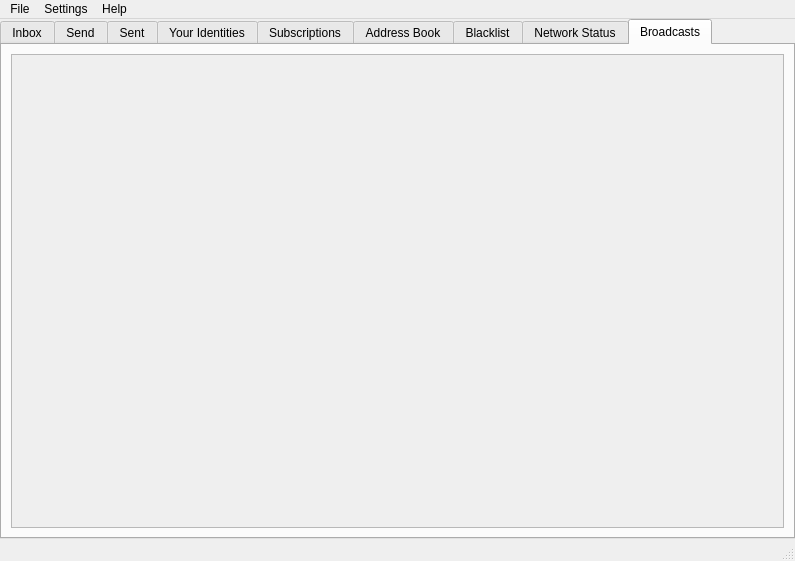
<?xml version="1.0" encoding="UTF-8"?>
<ui version="4.0">
 <class>MainWindow</class>
 <widget class="QMainWindow" name="MainWindow">
  <property name="geometry">
   <rect>
    <x>0</x>
    <y>0</y>
    <width>795</width>
    <height>561</height>
   </rect>
  </property>
  <property name="windowTitle">
   <string>Bitmessage</string>
  </property>
  <property name="windowIcon">
   <iconset resource="bitmessage_icons.qrc">
    <normaloff>:/newPrefix/images/can-icon-24px.png</normaloff>:/newPrefix/images/can-icon-24px.png</iconset>
  </property>
  <property name="tabShape">
   <enum>QTabWidget::Rounded</enum>
  </property>
  <widget class="QWidget" name="centralwidget">
   <layout class="QGridLayout" name="gridLayout">
    <property name="margin">
     <number>0</number>
    </property>
    <item row="0" column="0">
     <widget class="QTabWidget" name="tabWidget">
      <property name="sizePolicy">
       <sizepolicy hsizetype="Expanding" vsizetype="Expanding">
        <horstretch>0</horstretch>
        <verstretch>0</verstretch>
       </sizepolicy>
      </property>
      <property name="minimumSize">
       <size>
        <width>0</width>
        <height>0</height>
       </size>
      </property>
      <property name="baseSize">
       <size>
        <width>0</width>
        <height>0</height>
       </size>
      </property>
      <property name="font">
       <font>
        <pointsize>9</pointsize>
       </font>
      </property>
      <property name="tabPosition">
       <enum>QTabWidget::North</enum>
      </property>
      <property name="tabShape">
       <enum>QTabWidget::Rounded</enum>
      </property>
      <property name="currentIndex">
       <number>8</number>
      </property>
      <widget class="QWidget" name="inbox">
       <attribute name="icon">
        <iconset resource="bitmessage_icons.qrc">
         <normaloff>:/newPrefix/images/inbox.png</normaloff>:/newPrefix/images/inbox.png</iconset>
       </attribute>
       <attribute name="title">
        <string>Inbox</string>
       </attribute>
       <layout class="QVBoxLayout" name="verticalLayout_2">
        <item>
         <widget class="QTableWidget" name="tableWidgetInbox">
          <property name="alternatingRowColors">
           <bool>true</bool>
          </property>
          <property name="selectionMode">
           <enum>QAbstractItemView::ExtendedSelection</enum>
          </property>
          <property name="selectionBehavior">
           <enum>QAbstractItemView::SelectRows</enum>
          </property>
          <property name="sortingEnabled">
           <bool>true</bool>
          </property>
          <property name="wordWrap">
           <bool>false</bool>
          </property>
          <attribute name="horizontalHeaderCascadingSectionResizes">
           <bool>true</bool>
          </attribute>
          <attribute name="horizontalHeaderDefaultSectionSize">
           <number>200</number>
          </attribute>
          <attribute name="horizontalHeaderHighlightSections">
           <bool>false</bool>
          </attribute>
          <attribute name="horizontalHeaderMinimumSectionSize">
           <number>27</number>
          </attribute>
          <attribute name="horizontalHeaderShowSortIndicator" stdset="0">
           <bool>false</bool>
          </attribute>
          <attribute name="horizontalHeaderStretchLastSection">
           <bool>true</bool>
          </attribute>
          <attribute name="verticalHeaderVisible">
           <bool>false</bool>
          </attribute>
          <attribute name="verticalHeaderDefaultSectionSize">
           <number>26</number>
          </attribute>
          <column>
           <property name="text">
            <string>To</string>
           </property>
          </column>
          <column>
           <property name="text">
            <string>From</string>
           </property>
          </column>
          <column>
           <property name="text">
            <string>Subject</string>
           </property>
          </column>
          <column>
           <property name="text">
            <string>Received</string>
           </property>
          </column>
         </widget>
        </item>
        <item>
         <widget class="QTextEdit" name="textEditInboxMessage">
          <property name="baseSize">
           <size>
            <width>0</width>
            <height>500</height>
           </size>
          </property>
         </widget>
        </item>
       </layout>
      </widget>
      <widget class="QWidget" name="send">
       <attribute name="icon">
        <iconset resource="bitmessage_icons.qrc">
         <normaloff>:/newPrefix/images/send.png</normaloff>:/newPrefix/images/send.png</iconset>
       </attribute>
       <attribute name="title">
        <string>Send</string>
       </attribute>
       <layout class="QGridLayout" name="gridLayout_2">
        <item row="3" column="1">
         <widget class="QLineEdit" name="lineEditTo"/>
        </item>
        <item row="4" column="0">
         <widget class="QLabel" name="label_3">
          <property name="text">
           <string>Subject:</string>
          </property>
         </widget>
        </item>
        <item row="6" column="0">
         <spacer name="verticalSpacer">
          <property name="orientation">
           <enum>Qt::Vertical</enum>
          </property>
          <property name="sizeHint" stdset="0">
           <size>
            <width>20</width>
            <height>297</height>
           </size>
          </property>
         </spacer>
        </item>
        <item row="2" column="0">
         <widget class="QLabel" name="label_2">
          <property name="text">
           <string>From:</string>
          </property>
         </widget>
        </item>
        <item row="2" column="1">
         <widget class="QComboBox" name="comboBoxSendFrom"/>
        </item>
        <item row="5" column="0">
         <widget class="QLabel" name="label_4">
          <property name="text">
           <string>Message:</string>
          </property>
         </widget>
        </item>
        <item row="3" column="0">
         <widget class="QLabel" name="label">
          <property name="text">
           <string>To:</string>
          </property>
         </widget>
        </item>
        <item row="1" column="1" colspan="3">
         <widget class="QRadioButton" name="radioButtonBroadcast">
          <property name="text">
           <string>Broadcast to everyone who is subscribed to your address</string>
          </property>
         </widget>
        </item>
        <item row="3" column="2" colspan="2">
         <widget class="QPushButton" name="pushButtonLoadFromAddressBook">
          <property name="font">
           <font>
            <pointsize>7</pointsize>
           </font>
          </property>
          <property name="text">
           <string>Load from Address book</string>
          </property>
         </widget>
        </item>
        <item row="6" column="6">
         <spacer name="horizontalSpacer_4">
          <property name="orientation">
           <enum>Qt::Horizontal</enum>
          </property>
          <property name="sizeHint" stdset="0">
           <size>
            <width>28</width>
            <height>20</height>
           </size>
          </property>
         </spacer>
        </item>
        <item row="0" column="1">
         <widget class="QRadioButton" name="radioButtonSpecific">
          <property name="text">
           <string>Send to one or more specific people</string>
          </property>
          <property name="checked">
           <bool>true</bool>
          </property>
         </widget>
        </item>
        <item row="3" column="4">
         <spacer name="horizontalSpacer_6">
          <property name="orientation">
           <enum>Qt::Horizontal</enum>
          </property>
          <property name="sizeHint" stdset="0">
           <size>
            <width>20</width>
            <height>20</height>
           </size>
          </property>
         </spacer>
        </item>
        <item row="7" column="5">
         <widget class="QPushButton" name="pushButtonSend">
          <property name="text">
           <string>Send</string>
          </property>
         </widget>
        </item>
        <item row="7" column="4">
         <spacer name="horizontalSpacer_3">
          <property name="orientation">
           <enum>Qt::Horizontal</enum>
          </property>
          <property name="sizeHint" stdset="0">
           <size>
            <width>192</width>
            <height>20</height>
           </size>
          </property>
         </spacer>
        </item>
        <item row="4" column="1" colspan="5">
         <widget class="QLineEdit" name="lineEditSubject">
          <property name="text">
           <string/>
          </property>
         </widget>
        </item>
        <item row="5" column="1" rowspan="2" colspan="5">
         <widget class="QTextEdit" name="textEditMessage">
          <property name="html">
           <string>&lt;!DOCTYPE HTML PUBLIC &quot;-//W3C//DTD HTML 4.0//EN&quot; &quot;http://www.w3.org/TR/REC-html40/strict.dtd&quot;&gt;
&lt;html&gt;&lt;head&gt;&lt;meta name=&quot;qrichtext&quot; content=&quot;1&quot; /&gt;&lt;style type=&quot;text/css&quot;&gt;
p, li { white-space: pre-wrap; }
&lt;/style&gt;&lt;/head&gt;&lt;body style=&quot; font-family:'Lucida Grande'; font-size:9pt; font-weight:400; font-style:normal;&quot;&gt;
&lt;p style=&quot;-qt-paragraph-type:empty; margin-top:0px; margin-bottom:0px; margin-left:0px; margin-right:0px; -qt-block-indent:0; text-indent:0px; font-family:'MS Shell Dlg 2';&quot;&gt;&lt;br /&gt;&lt;/p&gt;&lt;/body&gt;&lt;/html&gt;</string>
          </property>
         </widget>
        </item>
        <item row="2" column="2" colspan="3">
         <widget class="QLabel" name="labelFrom">
          <property name="text">
           <string/>
          </property>
         </widget>
        </item>
       </layout>
      </widget>
      <widget class="QWidget" name="sent">
       <attribute name="icon">
        <iconset resource="bitmessage_icons.qrc">
         <normaloff>:/newPrefix/images/sent.png</normaloff>:/newPrefix/images/sent.png</iconset>
       </attribute>
       <attribute name="title">
        <string>Sent</string>
       </attribute>
       <layout class="QVBoxLayout" name="verticalLayout">
        <item>
         <widget class="QTableWidget" name="tableWidgetSent">
          <property name="dragDropMode">
           <enum>QAbstractItemView::DragDrop</enum>
          </property>
          <property name="alternatingRowColors">
           <bool>true</bool>
          </property>
          <property name="selectionMode">
           <enum>QAbstractItemView::ExtendedSelection</enum>
          </property>
          <property name="selectionBehavior">
           <enum>QAbstractItemView::SelectRows</enum>
          </property>
          <property name="sortingEnabled">
           <bool>true</bool>
          </property>
          <property name="wordWrap">
           <bool>false</bool>
          </property>
          <attribute name="horizontalHeaderCascadingSectionResizes">
           <bool>true</bool>
          </attribute>
          <attribute name="horizontalHeaderDefaultSectionSize">
           <number>130</number>
          </attribute>
          <attribute name="horizontalHeaderHighlightSections">
           <bool>false</bool>
          </attribute>
          <attribute name="horizontalHeaderShowSortIndicator" stdset="0">
           <bool>false</bool>
          </attribute>
          <attribute name="horizontalHeaderStretchLastSection">
           <bool>true</bool>
          </attribute>
          <attribute name="verticalHeaderVisible">
           <bool>false</bool>
          </attribute>
          <attribute name="verticalHeaderStretchLastSection">
           <bool>false</bool>
          </attribute>
          <column>
           <property name="text">
            <string>To</string>
           </property>
          </column>
          <column>
           <property name="text">
            <string>From</string>
           </property>
          </column>
          <column>
           <property name="text">
            <string>Subject</string>
           </property>
          </column>
          <column>
           <property name="text">
            <string>Status</string>
           </property>
          </column>
         </widget>
        </item>
        <item>
         <widget class="QTextEdit" name="textEditSentMessage"/>
        </item>
       </layout>
      </widget>
      <widget class="QWidget" name="youridentities">
       <attribute name="icon">
        <iconset resource="bitmessage_icons.qrc">
         <normaloff>:/newPrefix/images/identities.png</normaloff>:/newPrefix/images/identities.png</iconset>
       </attribute>
       <attribute name="title">
        <string>Your Identities</string>
       </attribute>
       <layout class="QGridLayout" name="gridLayout_3">
        <item row="0" column="0">
         <widget class="QPushButton" name="pushButtonNewAddress">
          <property name="text">
           <string>New</string>
          </property>
         </widget>
        </item>
        <item row="0" column="1">
         <spacer name="horizontalSpacer">
          <property name="orientation">
           <enum>Qt::Horizontal</enum>
          </property>
          <property name="sizeHint" stdset="0">
           <size>
            <width>689</width>
            <height>20</height>
           </size>
          </property>
         </spacer>
        </item>
        <item row="1" column="0" colspan="2">
         <widget class="QTableWidget" name="tableWidgetYourIdentities">
          <property name="frameShadow">
           <enum>QFrame::Sunken</enum>
          </property>
          <property name="lineWidth">
           <number>1</number>
          </property>
          <property name="alternatingRowColors">
           <bool>true</bool>
          </property>
          <property name="selectionMode">
           <enum>QAbstractItemView::SingleSelection</enum>
          </property>
          <property name="selectionBehavior">
           <enum>QAbstractItemView::SelectRows</enum>
          </property>
          <property name="sortingEnabled">
           <bool>true</bool>
          </property>
          <attribute name="horizontalHeaderCascadingSectionResizes">
           <bool>true</bool>
          </attribute>
          <attribute name="horizontalHeaderDefaultSectionSize">
           <number>346</number>
          </attribute>
          <attribute name="horizontalHeaderMinimumSectionSize">
           <number>52</number>
          </attribute>
          <attribute name="horizontalHeaderShowSortIndicator" stdset="0">
           <bool>true</bool>
          </attribute>
          <attribute name="horizontalHeaderStretchLastSection">
           <bool>true</bool>
          </attribute>
          <attribute name="verticalHeaderVisible">
           <bool>false</bool>
          </attribute>
          <attribute name="verticalHeaderDefaultSectionSize">
           <number>26</number>
          </attribute>
          <attribute name="verticalHeaderShowSortIndicator" stdset="0">
           <bool>false</bool>
          </attribute>
          <attribute name="verticalHeaderStretchLastSection">
           <bool>false</bool>
          </attribute>
          <column>
           <property name="text">
            <string>Label (not shown to anyone)</string>
           </property>
           <property name="font">
            <font>
             <kerning>true</kerning>
            </font>
           </property>
          </column>
          <column>
           <property name="text">
            <string>Address</string>
           </property>
          </column>
          <column>
           <property name="text">
            <string>Stream</string>
           </property>
          </column>
         </widget>
        </item>
       </layout>
      </widget>
      <widget class="QWidget" name="subscriptions">
       <attribute name="icon">
        <iconset resource="bitmessage_icons.qrc">
         <normaloff>:/newPrefix/images/subscriptions.png</normaloff>:/newPrefix/images/subscriptions.png</iconset>
       </attribute>
       <attribute name="title">
        <string>Subscriptions</string>
       </attribute>
       <layout class="QGridLayout" name="gridLayout_4">
        <item row="0" column="0" colspan="2">
         <widget class="QLabel" name="label_5">
          <property name="text">
           <string>Here you can subscribe to 'broadcast messages' that are sent by other users. Messages will appear in your Inbox. Addresses here override those on the Blacklist tab.</string>
          </property>
          <property name="wordWrap">
           <bool>true</bool>
          </property>
         </widget>
        </item>
        <item row="1" column="0">
         <widget class="QPushButton" name="pushButtonAddSubscription">
          <property name="text">
           <string>Add</string>
          </property>
         </widget>
        </item>
        <item row="1" column="1">
         <spacer name="horizontalSpacer_2">
          <property name="orientation">
           <enum>Qt::Horizontal</enum>
          </property>
          <property name="sizeHint" stdset="0">
           <size>
            <width>689</width>
            <height>20</height>
           </size>
          </property>
         </spacer>
        </item>
        <item row="2" column="0" colspan="2">
         <widget class="QTableWidget" name="tableWidgetSubscriptions">
          <property name="alternatingRowColors">
           <bool>true</bool>
          </property>
          <property name="selectionMode">
           <enum>QAbstractItemView::SingleSelection</enum>
          </property>
          <property name="selectionBehavior">
           <enum>QAbstractItemView::SelectRows</enum>
          </property>
          <property name="sortingEnabled">
           <bool>true</bool>
          </property>
          <attribute name="horizontalHeaderCascadingSectionResizes">
           <bool>true</bool>
          </attribute>
          <attribute name="horizontalHeaderDefaultSectionSize">
           <number>400</number>
          </attribute>
          <attribute name="horizontalHeaderHighlightSections">
           <bool>false</bool>
          </attribute>
          <attribute name="horizontalHeaderShowSortIndicator" stdset="0">
           <bool>false</bool>
          </attribute>
          <attribute name="horizontalHeaderStretchLastSection">
           <bool>true</bool>
          </attribute>
          <attribute name="verticalHeaderVisible">
           <bool>false</bool>
          </attribute>
          <column>
           <property name="text">
            <string>Label</string>
           </property>
          </column>
          <column>
           <property name="text">
            <string>Address</string>
           </property>
          </column>
         </widget>
        </item>
       </layout>
      </widget>
      <widget class="QWidget" name="addressbook">
       <attribute name="icon">
        <iconset resource="bitmessage_icons.qrc">
         <normaloff>:/newPrefix/images/addressbook.png</normaloff>:/newPrefix/images/addressbook.png</iconset>
       </attribute>
       <attribute name="title">
        <string>Address Book</string>
       </attribute>
       <layout class="QGridLayout" name="gridLayout_5">
        <item row="0" column="0" colspan="2">
         <widget class="QLabel" name="label_6">
          <property name="text">
           <string>The Address book is useful for adding names or labels to other people's Bitmessage addresses so that you can recognize them more easily in your inbox. You can add entries here using the 'Add' button, or from your inbox by right-clicking on a message.</string>
          </property>
          <property name="wordWrap">
           <bool>true</bool>
          </property>
         </widget>
        </item>
        <item row="1" column="0">
         <widget class="QPushButton" name="pushButtonAddAddressBook">
          <property name="text">
           <string>Add</string>
          </property>
         </widget>
        </item>
        <item row="1" column="1">
         <spacer name="horizontalSpacer_5">
          <property name="orientation">
           <enum>Qt::Horizontal</enum>
          </property>
          <property name="sizeHint" stdset="0">
           <size>
            <width>689</width>
            <height>20</height>
           </size>
          </property>
         </spacer>
        </item>
        <item row="2" column="0" colspan="2">
         <widget class="QTableWidget" name="tableWidgetAddressBook">
          <property name="alternatingRowColors">
           <bool>true</bool>
          </property>
          <property name="selectionMode">
           <enum>QAbstractItemView::ExtendedSelection</enum>
          </property>
          <property name="selectionBehavior">
           <enum>QAbstractItemView::SelectRows</enum>
          </property>
          <property name="sortingEnabled">
           <bool>true</bool>
          </property>
          <attribute name="horizontalHeaderCascadingSectionResizes">
           <bool>true</bool>
          </attribute>
          <attribute name="horizontalHeaderDefaultSectionSize">
           <number>400</number>
          </attribute>
          <attribute name="horizontalHeaderHighlightSections">
           <bool>false</bool>
          </attribute>
          <attribute name="horizontalHeaderStretchLastSection">
           <bool>true</bool>
          </attribute>
          <attribute name="verticalHeaderVisible">
           <bool>false</bool>
          </attribute>
          <column>
           <property name="text">
            <string>Name or Label</string>
           </property>
          </column>
          <column>
           <property name="text">
            <string>Address</string>
           </property>
          </column>
         </widget>
        </item>
       </layout>
      </widget>
      <widget class="QWidget" name="blackwhitelist">
       <attribute name="icon">
        <iconset resource="bitmessage_icons.qrc">
         <normaloff>:/newPrefix/images/blacklist.png</normaloff>:/newPrefix/images/blacklist.png</iconset>
       </attribute>
       <attribute name="title">
        <string>Blacklist</string>
       </attribute>
       <layout class="QGridLayout" name="gridLayout_6">
        <item row="0" column="0" colspan="2">
         <widget class="QRadioButton" name="radioButtonBlacklist">
          <property name="text">
           <string>Use a Blacklist (Allow all incoming messages except those on the Blacklist)</string>
          </property>
          <property name="checked">
           <bool>true</bool>
          </property>
         </widget>
        </item>
        <item row="1" column="0" colspan="2">
         <widget class="QRadioButton" name="radioButtonWhitelist">
          <property name="text">
           <string>Use a Whitelist (Block all incoming messages except those on the Whitelist)</string>
          </property>
         </widget>
        </item>
        <item row="2" column="0">
         <widget class="QPushButton" name="pushButtonAddBlacklist">
          <property name="text">
           <string>Add</string>
          </property>
         </widget>
        </item>
        <item row="2" column="1">
         <spacer name="horizontalSpacer_8">
          <property name="orientation">
           <enum>Qt::Horizontal</enum>
          </property>
          <property name="sizeHint" stdset="0">
           <size>
            <width>689</width>
            <height>20</height>
           </size>
          </property>
         </spacer>
        </item>
        <item row="3" column="0" colspan="2">
         <widget class="QTableWidget" name="tableWidgetBlacklist">
          <property name="alternatingRowColors">
           <bool>true</bool>
          </property>
          <property name="selectionMode">
           <enum>QAbstractItemView::SingleSelection</enum>
          </property>
          <property name="selectionBehavior">
           <enum>QAbstractItemView::SelectRows</enum>
          </property>
          <property name="sortingEnabled">
           <bool>true</bool>
          </property>
          <attribute name="horizontalHeaderCascadingSectionResizes">
           <bool>true</bool>
          </attribute>
          <attribute name="horizontalHeaderDefaultSectionSize">
           <number>400</number>
          </attribute>
          <attribute name="horizontalHeaderHighlightSections">
           <bool>false</bool>
          </attribute>
          <attribute name="horizontalHeaderShowSortIndicator" stdset="0">
           <bool>false</bool>
          </attribute>
          <attribute name="horizontalHeaderStretchLastSection">
           <bool>true</bool>
          </attribute>
          <attribute name="verticalHeaderVisible">
           <bool>false</bool>
          </attribute>
          <column>
           <property name="text">
            <string>Name or Label</string>
           </property>
          </column>
          <column>
           <property name="text">
            <string>Address</string>
           </property>
          </column>
         </widget>
        </item>
       </layout>
      </widget>
      <widget class="QWidget" name="networkstatus">
       <attribute name="icon">
        <iconset resource="bitmessage_icons.qrc">
         <normaloff>:/newPrefix/images/networkstatus.png</normaloff>:/newPrefix/images/networkstatus.png</iconset>
       </attribute>
       <attribute name="title">
        <string>Network Status</string>
       </attribute>
       <widget class="QPushButton" name="pushButtonStatusIcon">
        <property name="geometry">
         <rect>
          <x>680</x>
          <y>440</y>
          <width>21</width>
          <height>23</height>
         </rect>
        </property>
        <property name="text">
         <string/>
        </property>
        <property name="icon">
         <iconset resource="bitmessage_icons.qrc">
          <normaloff>:/newPrefix/images/redicon.png</normaloff>:/newPrefix/images/redicon.png</iconset>
        </property>
        <property name="flat">
         <bool>true</bool>
        </property>
       </widget>
       <widget class="QTableWidget" name="tableWidgetConnectionCount">
        <property name="geometry">
         <rect>
          <x>20</x>
          <y>70</y>
          <width>241</width>
          <height>241</height>
         </rect>
        </property>
        <property name="palette">
         <palette>
          <active>
           <colorrole role="Base">
            <brush brushstyle="SolidPattern">
             <color alpha="255">
              <red>212</red>
              <green>208</green>
              <blue>200</blue>
             </color>
            </brush>
           </colorrole>
          </active>
          <inactive>
           <colorrole role="Base">
            <brush brushstyle="SolidPattern">
             <color alpha="255">
              <red>212</red>
              <green>208</green>
              <blue>200</blue>
             </color>
            </brush>
           </colorrole>
          </inactive>
          <disabled>
           <colorrole role="Base">
            <brush brushstyle="SolidPattern">
             <color alpha="255">
              <red>212</red>
              <green>208</green>
              <blue>200</blue>
             </color>
            </brush>
           </colorrole>
          </disabled>
         </palette>
        </property>
        <property name="frameShape">
         <enum>QFrame::Box</enum>
        </property>
        <property name="frameShadow">
         <enum>QFrame::Plain</enum>
        </property>
        <property name="showDropIndicator" stdset="0">
         <bool>false</bool>
        </property>
        <property name="alternatingRowColors">
         <bool>true</bool>
        </property>
        <property name="selectionMode">
         <enum>QAbstractItemView::NoSelection</enum>
        </property>
        <attribute name="horizontalHeaderCascadingSectionResizes">
         <bool>true</bool>
        </attribute>
        <attribute name="horizontalHeaderHighlightSections">
         <bool>false</bool>
        </attribute>
        <attribute name="horizontalHeaderStretchLastSection">
         <bool>true</bool>
        </attribute>
        <attribute name="verticalHeaderVisible">
         <bool>false</bool>
        </attribute>
        <column>
         <property name="text">
          <string>Stream Number</string>
         </property>
        </column>
        <column>
         <property name="text">
          <string>Number of Connections</string>
         </property>
        </column>
       </widget>
       <widget class="QLabel" name="labelTotalConnections">
        <property name="geometry">
         <rect>
          <x>20</x>
          <y>30</y>
          <width>401</width>
          <height>16</height>
         </rect>
        </property>
        <property name="text">
         <string>Total connections: 0</string>
        </property>
       </widget>
       <widget class="QLabel" name="labelStartupTime">
        <property name="geometry">
         <rect>
          <x>320</x>
          <y>110</y>
          <width>331</width>
          <height>20</height>
         </rect>
        </property>
        <property name="text">
         <string>Since startup at asdf:</string>
        </property>
       </widget>
       <widget class="QLabel" name="labelMessageCount">
        <property name="geometry">
         <rect>
          <x>350</x>
          <y>130</y>
          <width>361</width>
          <height>16</height>
         </rect>
        </property>
        <property name="text">
         <string>Processed 0 person-to-person messages.</string>
        </property>
       </widget>
       <widget class="QLabel" name="labelPubkeyCount">
        <property name="geometry">
         <rect>
          <x>350</x>
          <y>170</y>
          <width>331</width>
          <height>16</height>
         </rect>
        </property>
        <property name="text">
         <string>Processed 0 public keys.</string>
        </property>
       </widget>
       <widget class="QLabel" name="labelBroadcastCount">
        <property name="geometry">
         <rect>
          <x>350</x>
          <y>150</y>
          <width>351</width>
          <height>16</height>
         </rect>
        </property>
        <property name="text">
         <string>Processed 0 broadcasts.</string>
        </property>
       </widget>
      </widget>
      <widget class="QWidget" name="broadcaststream">
       <attribute name="title">
        <string>Broadcasts</string>
       </attribute>
       <layout class="QVBoxLayout" name="verticalLayout_3">
        <item>
         <widget class="QScrollArea" name="boadcastStreamScrollArea">
          <property name="widgetResizable">
           <bool>true</bool>
          </property>
          <widget class="QWidget" name="broadcastStreamWidgetContents">
           <property name="geometry">
            <rect>
             <x>0</x>
             <y>0</y>
             <width>763</width>
             <height>463</height>
            </rect>
           </property>
           <layout class="QVBoxLayout" name="verticalLayout_4">
            <property name="geometry" stdset="0">
             <rect>
              <x>0</x>
              <y>0</y>
              <width>763</width>
              <height>463</height>
             </rect>
            </property>
           </layout>
          </widget>
         </widget>
        </item>
       </layout>
      </widget>
     </widget>
    </item>
   </layout>
  </widget>
  <widget class="QMenuBar" name="menubar">
   <property name="geometry">
    <rect>
     <x>0</x>
     <y>0</y>
     <width>795</width>
     <height>22</height>
    </rect>
   </property>
   <widget class="QMenu" name="menuFile">
    <property name="title">
     <string>File</string>
    </property>
    <addaction name="actionManageKeys"/>
    <addaction name="actionRegenerateDeterministicAddresses"/>
    <addaction name="actionExit"/>
   </widget>
   <widget class="QMenu" name="menuSettings">
    <property name="title">
     <string>Settings</string>
    </property>
    <addaction name="actionSettings"/>
   </widget>
   <widget class="QMenu" name="menuHelp">
    <property name="title">
     <string>Help</string>
    </property>
    <addaction name="actionHelp"/>
    <addaction name="actionAbout"/>
   </widget>
   <addaction name="menuFile"/>
   <addaction name="menuSettings"/>
   <addaction name="menuHelp"/>
  </widget>
  <widget class="QStatusBar" name="statusbar">
   <property name="maximumSize">
    <size>
     <width>16777215</width>
     <height>22</height>
    </size>
   </property>
  </widget>
  <action name="actionImport_keys">
   <property name="text">
    <string>Import keys</string>
   </property>
  </action>
  <action name="actionManageKeys">
   <property name="checkable">
    <bool>false</bool>
   </property>
   <property name="enabled">
    <bool>true</bool>
   </property>
   <property name="text">
    <string>Manage keys</string>
   </property>
  </action>
  <action name="actionExit">
   <property name="text">
    <string>Exit</string>
   </property>
  </action>
  <action name="actionHelp">
   <property name="text">
    <string>Help</string>
   </property>
  </action>
  <action name="actionAbout">
   <property name="text">
    <string>About</string>
   </property>
  </action>
  <action name="actionSettings">
   <property name="text">
    <string>Settings</string>
   </property>
  </action>
  <action name="actionRegenerateDeterministicAddresses">
   <property name="text">
    <string>Regenerate deterministic addresses</string>
   </property>
  </action>
 </widget>
 <resources>
  <include location="bitmessage_icons.qrc"/>
 </resources>
 <connections>
  <connection>
   <sender>radioButtonSpecific</sender>
   <signal>toggled(bool)</signal>
   <receiver>lineEditTo</receiver>
   <slot>setEnabled(bool)</slot>
   <hints>
    <hint type="sourcelabel">
     <x>121</x>
     <y>60</y>
    </hint>
    <hint type="destinationlabel">
     <x>133</x>
     <y>149</y>
    </hint>
   </hints>
  </connection>
 </connections>
</ui>
